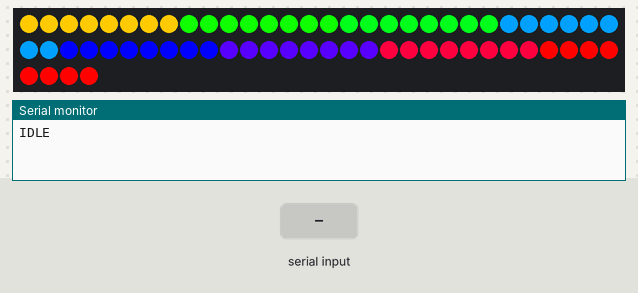
This sketch was run on a simulated Arduino Uno, built with avr-gcc and run on an emulated ATmega328P. Parts: 64 RGB LEDs in strip order, left to right, continuing on the next row, the last lines printed to the serial monitor. The inputs (shaded band) are chosen by the test bench. Dim RGB values are drawn brighter than linear.

Above: at 1.2 s.
1.3 s: "2" received over Serial
At 1.7 s:
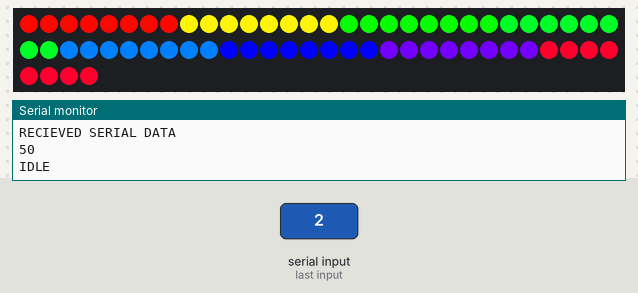
4.2 s: "3" received over Serial
At 4.42 s:
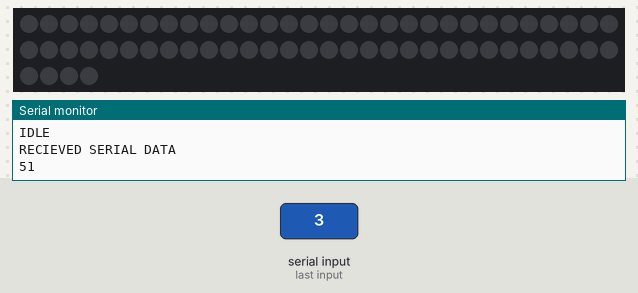
6.6 s: "5" received over Serial
At 7.18 s:
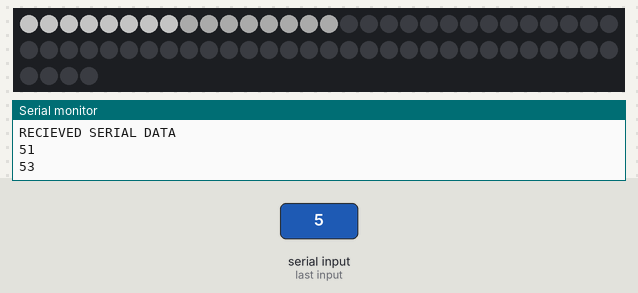
9.1 s: "2" received over Serial
At 9.31 s:
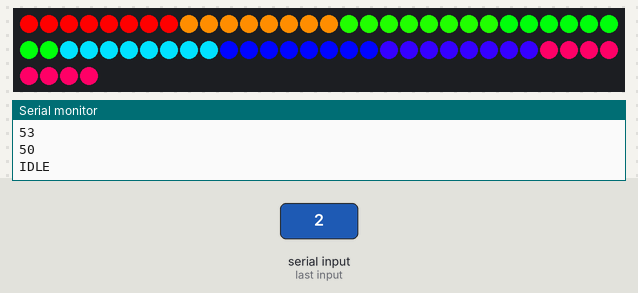
Timing chart, 0 to 12.1 s (numbered marks = the images above; inputs shaded):
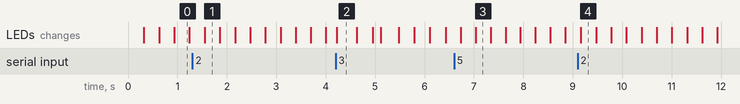

The sketch:

Alexa_LEDs.ino
```cpp
#include <Adafruit_NeoPixel.h>

#define PIN 3
#define LEDS 64
#define RED 0
#define ORANGE 5461
#define YELLOW 10923
#define GREEN 21845
#define CYAN 27306
#define BLUE 43690
#define INDIGO 49151
#define VIOLET 54613
#define ALEXA BLUE + 3000

Adafruit_NeoPixel strip = Adafruit_NeoPixel(LEDS, PIN, NEO_GRB + NEO_KHZ800);

void setup()
{
    Serial.begin(9600);
    strip.begin();
    strip.show();
}

char data;
bool request_active;
bool request_playback_start;
bool request_playback_end;
bool request_record_start;
bool request_record_end;
bool request_process_start;
bool request_process_end;
bool reuqest_failed;
bool request_succeeded;

void loop()
{
    request_active = false;
    request_playback_start = false;
    request_playback_end = false;
    request_record_start = false;
    request_record_end = false;
    request_process_start = false;
    request_process_end = false;

    if(!Serial.available())
    {
        Serial.println("IDLE");
        squareRainbow(10);
    }
    else
    {
        Serial.println("RECIEVED SERIAL DATA");
        request_active = true;
        while(request_active)
        {
            data = Serial.read();
            int test = data;
            switch(data)
            {
                case '1':
                    Serial.println(test);
                    request_playback_start = true;
                    clearStrip();
                    while(!Serial.available())
                    {
                        alexaPlayback(8);
                    }
                    break;

                case '2':
                    Serial.println(test);
                    request_playback_end = true;
                    request_active = false;
                    break;

                case '3':
                    Serial.println(test);
                    request_record_start = true;
                    alexaTrigger(25);
                    while(!Serial.available())
                    {
                        breath();
                    }
                    break;

                case '4':
                    Serial.println(test);
                    request_record_end = true;
                    break;

                case '5':
                    Serial.println(test);
                    request_process_start = true;
                    clearStrip();
                    while(!Serial.available())
                    {
                        alexaProcess(1);
                    }
                    break;

                case '6':
                    Serial.println(test);
                    request_process_end = true;
                    break;

                case -1:
                    break;

                default:
                    Serial.println(test);
                    request_active = false;
                    break;
            }
        }
    }
}

void setSquareColor(uint8_t square, uint32_t color)
{
    for(int i = 0 + 8*square; i < 8 + 8*square; i++)
    {
        strip.setPixelColor(i, color);
    }
}

void clearStrip()
{
    for(int square = 0; square < 8; square++)
    {
        if(Serial.available())
        {
            return;
        }
        setSquareColor(square, strip.gamma32(strip.ColorHSV(0, 0, 0)));
    }
    strip.show();
}

void alexaTrigger(int wait)
{
    const int SHELF[4][16] =    {\
                                    {15 ,14 ,13 ,12 ,11 ,10 ,9  ,8  ,7  ,6  ,5  ,4  ,3  ,2  ,1  ,0  }, {16 ,17 ,18 ,19 ,20 ,21 ,22 ,23 ,24 ,25 ,26 ,27 ,28 ,29 ,30 ,31},\
                                    {47 ,46 ,45 ,44 ,43 ,42 ,41 ,40 ,39 ,38 ,37 ,36 ,35 ,34 ,33 ,32 }, {48 ,49 ,50 ,51 ,52 ,53 ,54 ,55 ,56 ,57 ,58 ,59 ,60 ,61 ,62 ,63} \
                                };

    clearStrip();
    delay(400);
    for(int pixel = 0; pixel < 16; pixel++)
    {
        for(int i = 0; i < 4; i++)
        {
            strip.setPixelColor(SHELF[i][pixel], strip.gamma32(strip.ColorHSV(ALEXA, 255, 255)));
        }
        strip.show();
        delay(wait);
    }
}

void alexaPlayback(int wait)
{
    uint8_t square_0 = 0;
    uint8_t square_1 = 127;
    uint8_t square_2 = 25;
    uint8_t square_3 = 152;
    uint8_t square_4 = 50;
    uint8_t square_5 = 177;
    uint8_t square_6 = 75;
    uint8_t square_7 = 202;

    while(true)
    {
        if(Serial.available())
        {
            return;
        }

        setSquareColor(0, strip.gamma32(strip.ColorHSV(ALEXA, 255, cycleBrightness(square_0))));
        setSquareColor(1, strip.gamma32(strip.ColorHSV(ALEXA, 255, cycleBrightness(square_1))));
        setSquareColor(2, strip.gamma32(strip.ColorHSV(ALEXA, 255, cycleBrightness(square_2))));
        setSquareColor(3, strip.gamma32(strip.ColorHSV(ALEXA, 255, cycleBrightness(square_3))));
        setSquareColor(4, strip.gamma32(strip.ColorHSV(ALEXA, 255, cycleBrightness(square_4))));
        setSquareColor(5, strip.gamma32(strip.ColorHSV(ALEXA, 255, cycleBrightness(square_5))));
        setSquareColor(6, strip.gamma32(strip.ColorHSV(ALEXA, 255, cycleBrightness(square_6))));
        setSquareColor(7, strip.gamma32(strip.ColorHSV(ALEXA, 255, cycleBrightness(square_7))));

        strip.show();
        delay(wait);

        square_0++;
        square_1++;
        square_2++;
        square_3++;
        square_4++;
        square_5++;
        square_6++;
        square_7++;
    }
}

void alexaProcess(int wait)
{
    for(int square = 0; square < 8; square++)
    {
        if(Serial.available())
        {
            return;
        }
        for(int brightness = 0; brightness < 175; brightness += 4)
        {
            if(Serial.available())
            {
                return;
            }
            setSquareColor(square, strip.gamma32(strip.ColorHSV(0, 0, brightness)));
            strip.show();
            delay(wait);
        }
    }
    for(int square = 0; square < 8; square++)
    {
        if(Serial.available())
        {
            return;
        }
        for(int brightness = 175; brightness > 0; brightness -= 4)
        {
            if(Serial.available())
            {
                return;
            }
            setSquareColor(square, strip.gamma32(strip.ColorHSV(0, 0, brightness)));
            strip.show();
            delay(wait);
        }
    }
}

int cycleBrightness(int value)
{
    if(value < 128)
    {
        return 2*value;
    }
    else
    {
        return -2*value + 511;
    }
}

void breath()
{
    for(int brightness = 255; brightness > 0; brightness -= 1)
    {
        if(Serial.available())
        {
            return;
        }
        for(int square = 0; square < 8; square++)
        {
            if(Serial.available())
            {
                return;
            }
            setSquareColor(square, strip.gamma32(strip.ColorHSV(ALEXA, 255, brightness)));
        }
        strip.show();
        delay(5);
    }
    for(int brightness = 0; brightness < 255; brightness += 1)
    {
        if(Serial.available())
        {
            return;
        }
        for(int square = 0; square < 8; square++)
        {
            if(Serial.available())
            {
                return;
            }
            setSquareColor(square, strip.gamma32(strip.ColorHSV(ALEXA, 255, brightness)));
        }
        strip.show();
        delay(5);
    }
}

void squareRainbow(int wait)
{
    for(long firstPixelHue = 0; firstPixelHue < 5*65536; firstPixelHue += 256)
    {
        if(Serial.available())
        {
            return;
        }
        for(int i=0; i<8; i++)
        {
            if(Serial.available())
            {
                return;
            }
            int pixelHue = firstPixelHue + (i * 65536L / 8);
            setSquareColor(i, strip.gamma32(strip.ColorHSV(pixelHue)));
        }
        strip.show();
        delay(wait);
    }
}

void randomRainbow(int wait)
{
    uint8_t square_0 = 0;
    uint8_t square_1 = 0;
    uint8_t square_2 = 0;
    uint8_t square_3 = 0;
    uint8_t square_4 = 0;
    uint8_t square_5 = 0;
    uint8_t square_6 = 0;
    uint8_t square_7 = 0;

    uint16_t color_0 = RED;
    uint16_t color_1 = GREEN+ORANGE;
    uint16_t color_2 = ORANGE;
    uint16_t color_3 = BLUE;
    uint16_t color_4 = YELLOW;
    uint16_t color_5 = INDIGO;
    uint16_t color_6 = GREEN;
    uint16_t color_7 = VIOLET;

    clearStrip();

    for(int i = 0; i < 128; i++)
    {
        if(Serial.available())
        {
            return;
        }
        setSquareColor(0, strip.gamma32(strip.ColorHSV(color_0, 255, cycleBrightness(square_0))));
        setSquareColor(1, strip.gamma32(strip.ColorHSV(color_1, 255, cycleBrightness(square_1))));
        setSquareColor(2, strip.gamma32(strip.ColorHSV(color_2, 255, cycleBrightness(square_2))));
        setSquareColor(3, strip.gamma32(strip.ColorHSV(color_3, 255, cycleBrightness(square_3))));
        setSquareColor(4, strip.gamma32(strip.ColorHSV(color_4, 255, cycleBrightness(square_4))));
        setSquareColor(5, strip.gamma32(strip.ColorHSV(color_5, 255, cycleBrightness(square_5))));
        setSquareColor(6, strip.gamma32(strip.ColorHSV(color_6, 255, cycleBrightness(square_6))));
        setSquareColor(7, strip.gamma32(strip.ColorHSV(color_7, 255, cycleBrightness(square_7))));

        square_1 += 1;
        square_3 += 1;
        square_5 += 1;
        square_7 += 1;

        strip.show();
        delay(10);
    }

    while(true)
    {
        if(Serial.available())
        {
            return;
        }
        setSquareColor(0, strip.gamma32(strip.ColorHSV(color_0, 255, cycleBrightness(square_0))));
        setSquareColor(1, strip.gamma32(strip.ColorHSV(color_1, 255, cycleBrightness(square_1))));
        setSquareColor(2, strip.gamma32(strip.ColorHSV(color_2, 255, cycleBrightness(square_2))));
        setSquareColor(3, strip.gamma32(strip.ColorHSV(color_3, 255, cycleBrightness(square_3))));
        setSquareColor(4, strip.gamma32(strip.ColorHSV(color_4, 255, cycleBrightness(square_4))));
        setSquareColor(5, strip.gamma32(strip.ColorHSV(color_5, 255, cycleBrightness(square_5))));
        setSquareColor(6, strip.gamma32(strip.ColorHSV(color_6, 255, cycleBrightness(square_6))));
        setSquareColor(7, strip.gamma32(strip.ColorHSV(color_7, 255, cycleBrightness(square_7))));

        color_0 += 128;
        color_1 += 188;
        color_2 += 128;
        color_3 += 188;
        color_4 += 128;
        color_5 += 188;
        color_6 += 128;
        color_7 += 188;

        square_0 += 1;
        square_1 += 1;
        square_2 += 1;
        square_3 += 1;
        square_4 += 1;
        square_5 += 1;
        square_6 += 1;
        square_7 += 1;

        strip.show();
        delay(wait);
    }
}

// Rainbow cycle along whole strip. Pass delay time (in ms) between frames.
void rainbow(int wait)
{
    for(long firstPixelHue = 0; firstPixelHue < 5*65536; firstPixelHue += 256)
    {
        for(int i=0; i<strip.numPixels(); i++)
        {
            int pixelHue = firstPixelHue + (i * 65536L / strip.numPixels());
            strip.setPixelColor(i, strip.gamma32(strip.ColorHSV(pixelHue)));
        }
        strip.show();
        delay(wait);
    }
}
```

Measured:
- after the input at 1.3 s, the LEDs: change after 0.25 s (image 1)
- after the input at 4.2 s, the LEDs: change at once (image 2)
- after the input at 6.6 s, the LEDs: first change after 0.13 s (image 3 shows a later state)
- after the input at 9.1 s, the LEDs: change after 0.06 s (image 4)
